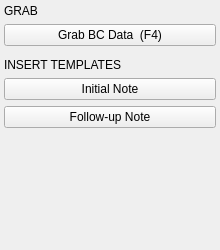
<?xml version="1.0" encoding="UTF-8"?>
<ui version="4.0">
 <class>BirthControlActions</class>
 <widget class="QWidget" name="BirthControlActions">
  <property name="geometry">
   <rect><x>0</x><y>0</y><width>220</width><height>250</height></rect>
  </property>
  <layout class="QVBoxLayout" name="mainLayout">
   <property name="leftMargin"><number>4</number></property>
   <property name="topMargin"><number>4</number></property>
   <property name="rightMargin"><number>4</number></property>
   <property name="bottomMargin"><number>4</number></property>
   <property name="spacing"><number>6</number></property>
   <item>
    <widget class="QLabel" name="lbl_grab_section">
     <property name="text"><string>GRAB</string></property>
    </widget>
   </item>
   <item>
    <widget class="ActionButton" name="btn_grab">
     <property name="text"><string>Grab BC Data  (F4)</string></property>
    </widget>
   </item>
   <item>
    <widget class="QWidget" name="separator1">
     <property name="maximumSize"><size><width>16777215</width><height>1</height></size></property>
     <property name="styleSheet"><string>background-color: #2e4066;</string></property>
    </widget>
   </item>
   <item>
    <widget class="QLabel" name="lbl_templates_section">
     <property name="text"><string>INSERT TEMPLATES</string></property>
    </widget>
   </item>
   <item>
    <widget class="ActionButton" name="btn_initial">
     <property name="text"><string>Initial Note</string></property>
    </widget>
   </item>
   <item>
    <widget class="ActionButton" name="btn_followup">
     <property name="text"><string>Follow-up Note</string></property>
    </widget>
   </item>
   <item>
    <spacer name="bottomSpacer"><property name="orientation"><enum>Qt::Vertical</enum></property><property name="sizeHint" stdset="0"><size><width>20</width><height>40</height></size></property></spacer>
   </item>
  </layout>
 </widget>
 <customwidgets>
  <customwidget>
   <class>ActionButton</class>
   <extends>QPushButton</extends>
   <header>emr_assist.ui.widgets</header>
  </customwidget>
 </customwidgets>
 <resources/>
 <connections/>
</ui>
